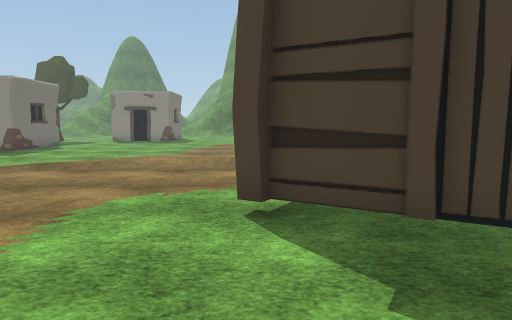
view 1 (above)

24 first-person views from a walk through a scene from a Unity 3-D project. The camera is 1.3 m above the floor, tilts 6° down and sees 70° across. The floor is counted in squares, 1 m on a side. Each view is taken from the middle of a square. On the plan, view 1 faces up. The plan holds only what a view shows up to about 15 squares ahead; the rest is blank. The place goes on beyond the plan. The player is left out. Some surface patterns are stand-ins.

view 2
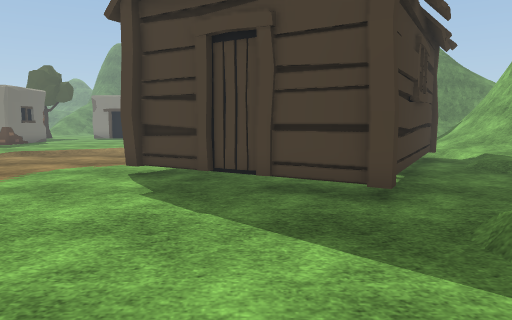

view 3
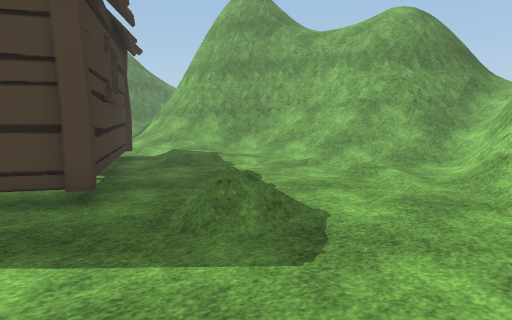

view 4
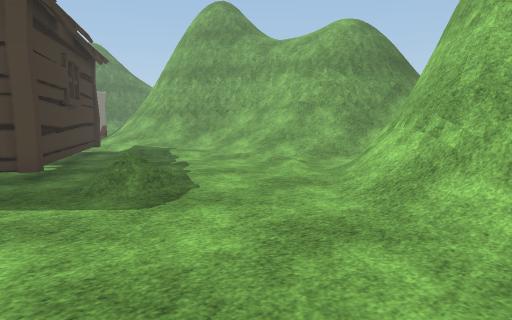

view 5
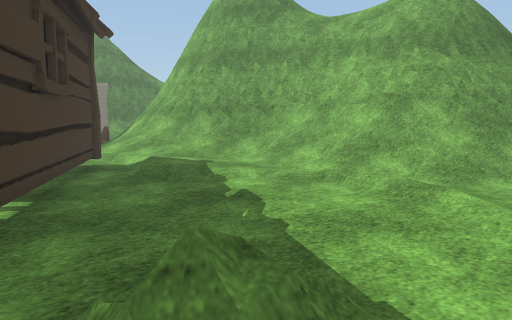

view 6
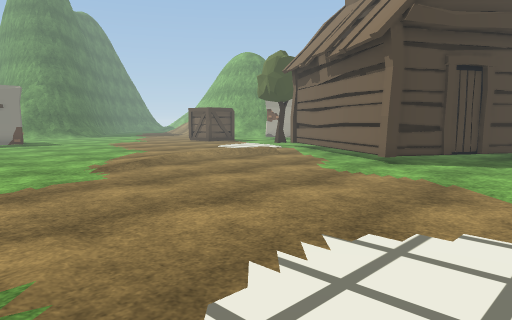

view 7
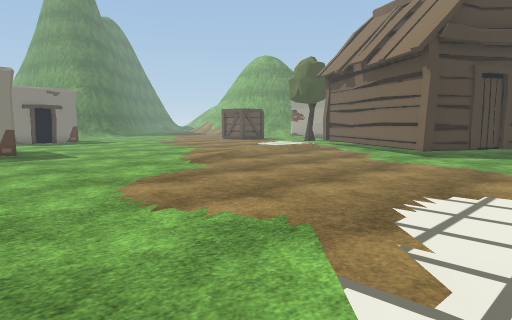

view 8
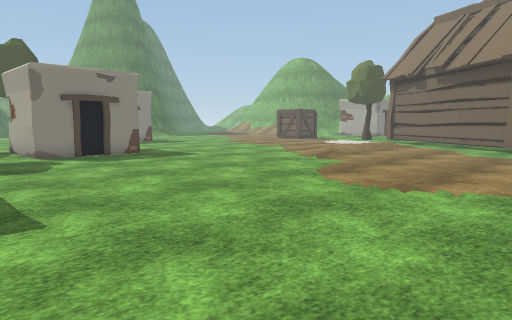

view 9
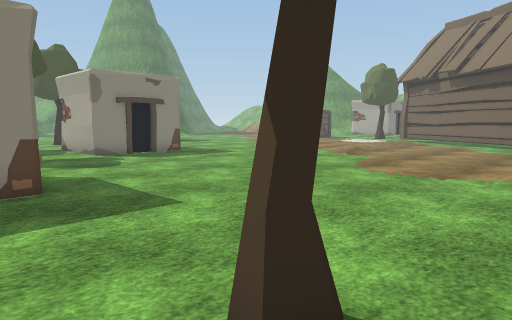

view 10
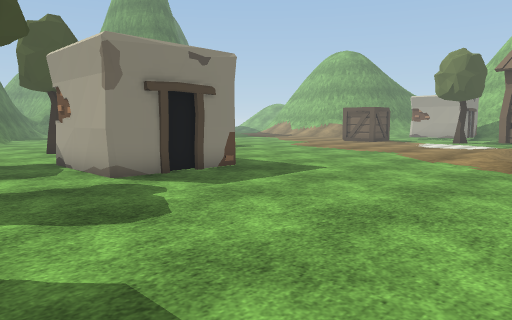

view 11
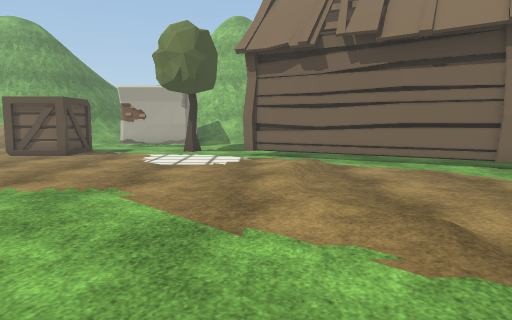

view 12
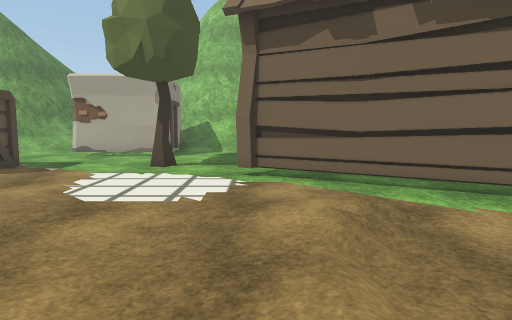

view 13
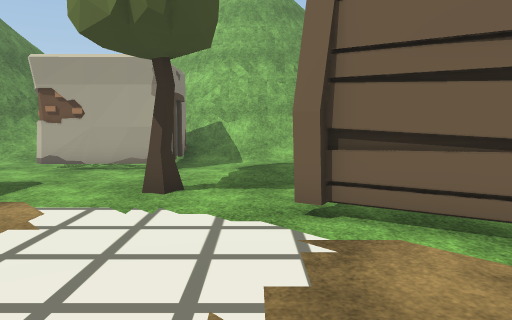

view 14
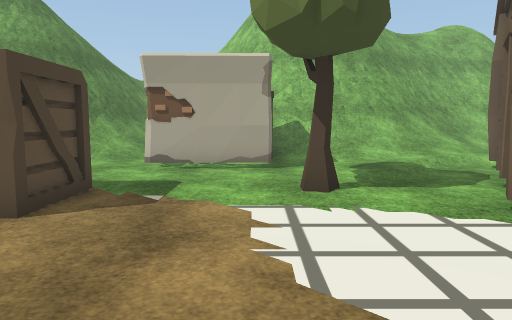

view 15
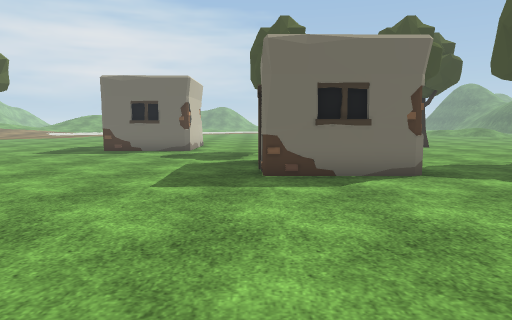

view 16
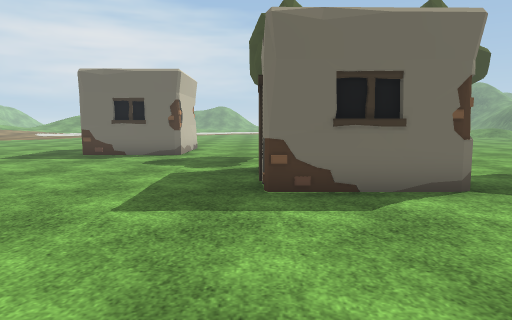

view 17
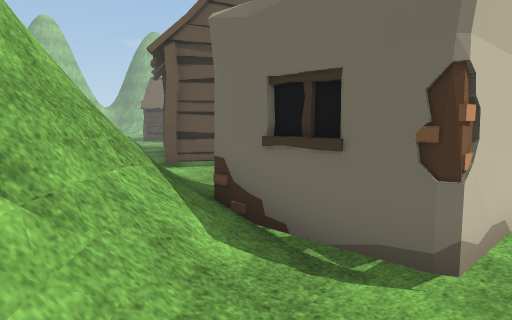

view 18
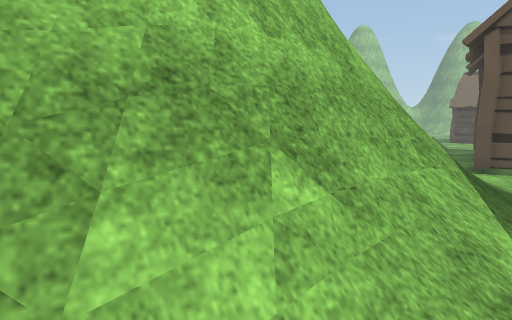

view 19
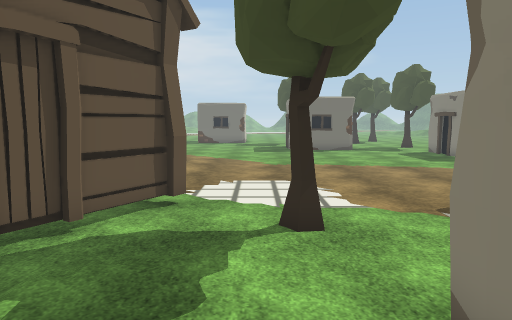

view 20
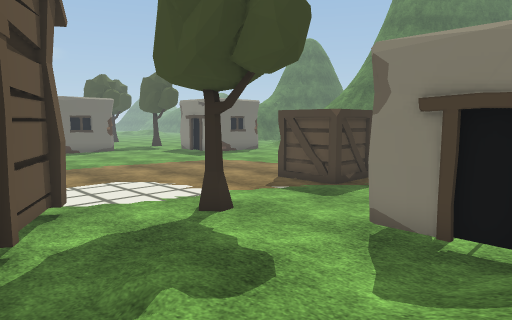

view 21
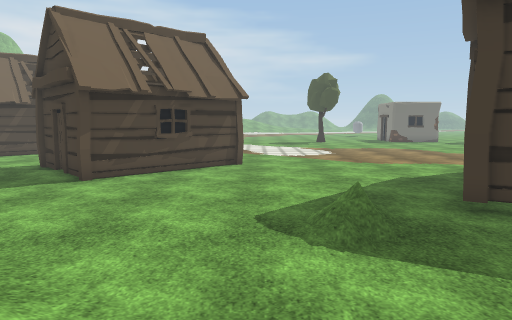

view 22
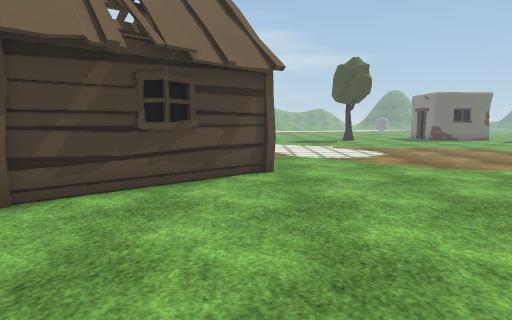

view 23
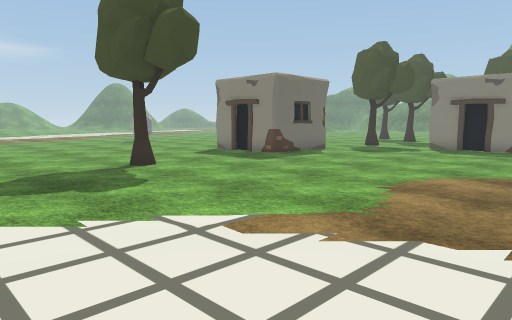

view 24
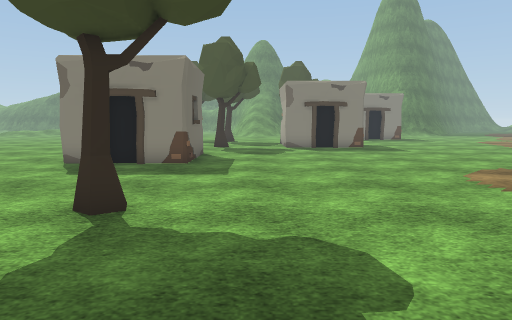

### Floor plan
Key: @ floor where view 1 was taken; # wall or solid block; . main floor; : floor 0.25 m higher than the main floor; / step, stairs or slope; = window, fence, low wall or low ledge; H hut; T tree; C crate; O other object.
Columns run from 20 left of view 1 to 17 right of it. Each row starts with its distance up from view 1.
 20     ..#  #....   .......C C....../  /
 19     ..#  #.....  .......CCC..O###.. /=
 18     ..#  O...................## #./O##
 17   T ..#  #...................#  O//=##
 16  .....####...................####/=##
 15  .........................T.....//=#
 14  ..............................//###
 13  #O.........................:..//=#
 12  ##.....................HH../:://##
 11   O............:////:..HHHH../////##
 10 ###...........//..../..#...HH.////=#
  9 .##...................HH.. ..H/////##
  8 ......................H..  .HH/////=##
  7 .....................H...  .H./::///=#
  6 ....................HH..   H./:::://=#
  5 ....................HH... HH../:.///=#
  4 ..T...................HH..#......///=#
  3 ..T....................HHHH...../////#
  2 .........................H....../////=
  1 ................................:.///#
  0 ....................@...../....//.////
 -1     ....... ..............//..//./====
 -2     .       ...................//#####
 -3                  HH.........../###
 -4                 HHHH.........//###
 -5                 H  HH.......//=##
 -6                     HH......//##
 -7                      HH....

Where each view was taken, in squares from view 1:
view 1: 0 up, 0 right, facing up
view 2: 4 down, 3 right, facing up
view 3: 4 down, 3 right, facing up-right
view 4: 7 down, 3 right, facing up-right
view 5: 2 down, 5 right, facing up-right
view 6: 0 up, 11 left, facing up-right
view 7: 0 up, 14 left, facing up-right
view 8: 2 up, 18 left, facing up-right
view 9: 2 up, 20 left, facing up-right
view 10: 8 up, 18 left, facing up-right
view 11: 12 up, 10 left, facing right
view 12: 12 up, 5 left, facing right
view 13: 13 up, 1 left, facing right
view 14: 16 up, 1 left, facing right
view 15: 16 up, 2 left, facing left
view 16: 16 up, 4 left, facing left
view 17: 20 up, 16 right, facing down-left
view 18: 20 up, 16 right, facing down
view 19: 14 up, 12 right, facing left
view 20: 10 up, 12 right, facing up-left
view 21: 2 down, 12 right, facing left
view 22: 3 down, 7 right, facing left
view 23: 2 down, 8 left, facing up-left
view 24: 2 down, 16 left, facing up
